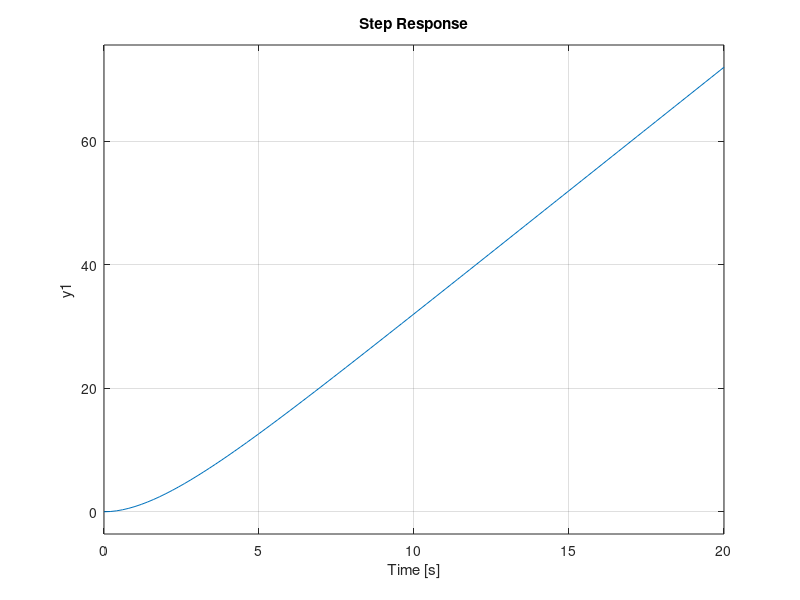
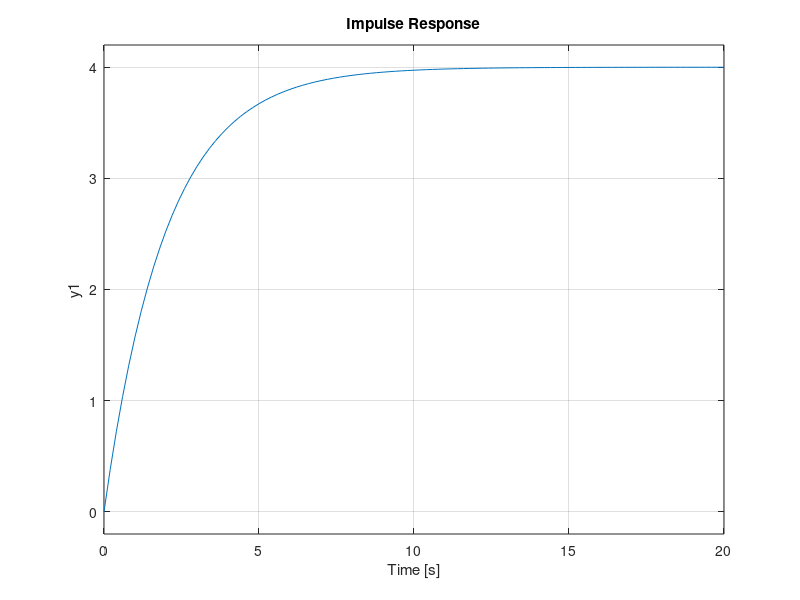
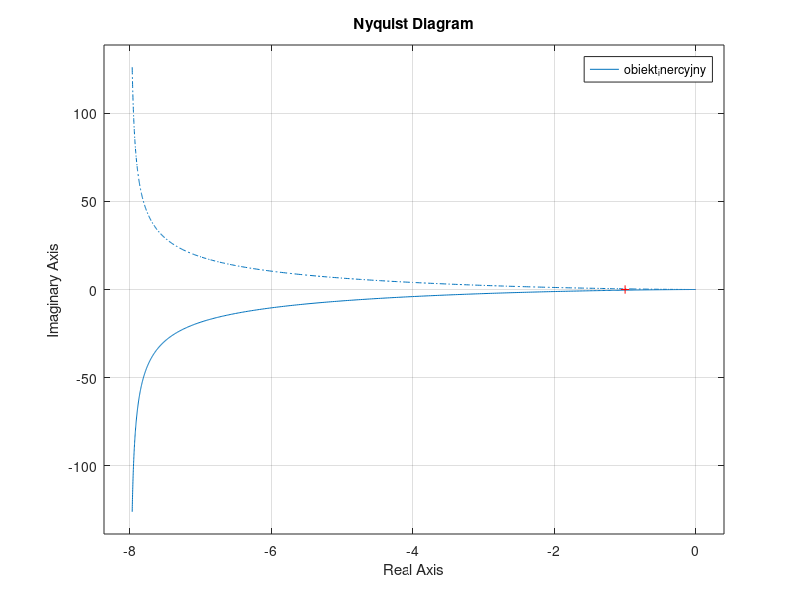
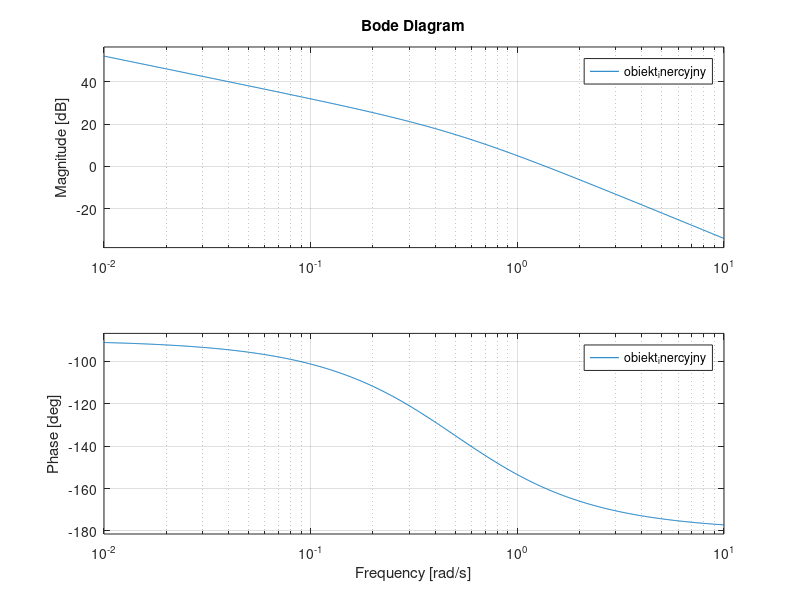

The MATLAB script that drew these images, in order:
clear; close all; clc;
% Transmitancja G(s) = k / s(Ts + 1)
% Stałe:
k = 4;
T = 2;

obiekt_inercyjny = tf(k, [T, 1, 0]);

% Charakterystyka skokowa.
figure(1);
step(obiekt_inercyjny);
grid on;

% Charakterystyka impulsowa.
figure(2);
impulse(obiekt_inercyjny);
grid on;

% Charakterystyka Nyquista.
figure(3);
nyquist(obiekt_inercyjny);
grid on;

% Charakterystyka Bodego.
figure(4);
bode(obiekt_inercyjny);
grid on;